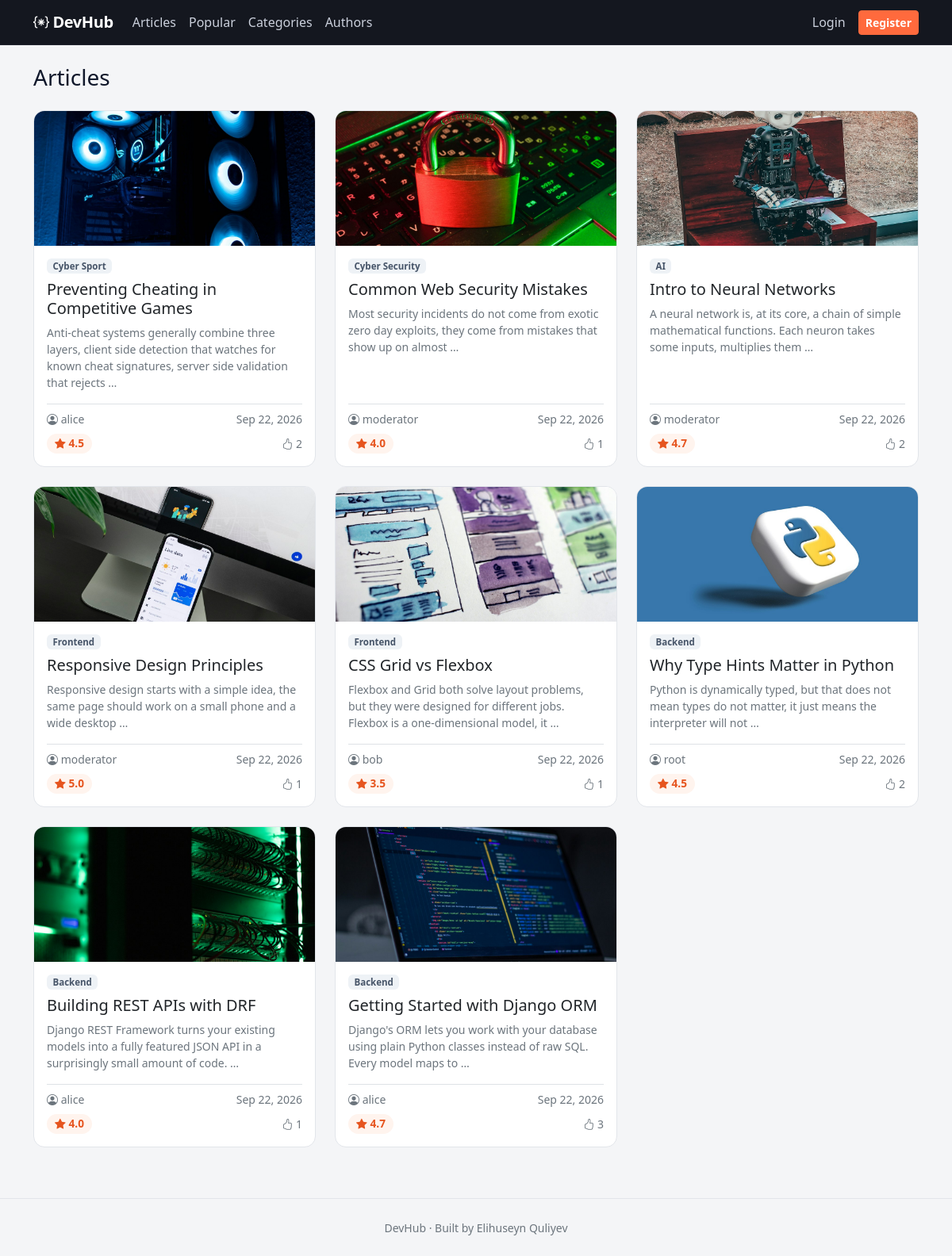
The page / on the database its author committed.
### articles/models.py (models this page shows, shortened)
class Article(models.Model):
    CATEGORY_CHOICES = [
        ('backend', 'Backend'),
        ('frontend', 'Frontend'),
        ('ai', 'AI'),
        ('cyber_security', 'Cyber Security'),
        ('cyber_sport', 'Cyber Sport'),
        ('game_development', 'Game Development'),
    ]
    STATUS_CHOICES = [
        ('pending', 'Pending review'),
        ('published', 'Published'),
    ]
    title = models.CharField(max_length=200)
    image = models.ImageField(upload_to='articles/')
    content = models.TextField()
    category = models.CharField(max_length=30, choices=CATEGORY_CHOICES)
    status = models.CharField(max_length=20, choices=STATUS_CHOICES, default='pending')
    author = models.ForeignKey(
        settings.AUTH_USER_MODEL,
        on_delete=models.CASCADE,
        related_name='articles',
    )
    created_at = models.DateTimeField(auto_now_add=True)
    updated_at = models.DateTimeField(auto_now=True)
    class Meta:
        ordering = ('-created_at',)
    def average_rating(self):
        result = self.ratings.aggregate(avg=Avg('value'))['avg']
        return round(result, 1) if result else 0
    def likes_count(self):
        return self.reactions.filter(value=Reaction.LIKE).count()

### articles/views.py (the view)
# urls.py: path('', views.article_list, name='article_list'),
def article_list(request):
    articles = Article.objects.filter(status='published')
    page_obj = _paginate(request, articles)
    return render(request, 'articles/article_list.html', {
        'page_obj': page_obj,
        'title': 'Articles',
    })

### articles/views.py (called while the page is built)
def _paginate(request, queryset, per_page=9):
    paginator = Paginator(queryset, per_page)
    page_number = request.GET.get('page')
    return paginator.get_page(page_number)

### templates/articles/article_list.html (shortened to what this page needs)
{% extends 'base.html' %}
{% block content %}
    <div class="d-flex justify-content-between align-items-center mb-4">
        <h1 class="h3 mb-0">{{ title }}</h1>
    </div>
    {% if page_obj %}
        <div class="row row-cols-1 row-cols-md-2 row-cols-xl-3 g-4">
            {% for article in page_obj %}
                <div class="col">
                    <a href="{% url 'articles:article_detail' article.id %}" class="article-card-link">
                        <div class="card article-card h-100">
                            <img src="{{ article.image.url }}" class="card-img-top article-thumb" alt="{{ article.title }}">
                            <div class="card-body d-flex flex-column">
                                <span class="badge category-badge align-self-start mb-2">
                                    {{ article.get_category_display }}
                                </span>
                                <h2 class="h5 card-title">{{ article.title }}</h2>
                                <p class="text-secondary small mb-3">
                                    {{ article.content|truncatewords:20 }}
                                </p>
                                <div class="d-flex justify-content-between align-items-center mt-auto pt-2 border-top">
                                    <span class="text-secondary small">
                                        <i class="bi bi-person-circle"></i> {{ article.author.username }}
                                    </span>
                                    <span class="text-secondary small">
                                        {{ article.created_at|date:'M j, Y' }}
                                    </span>
                                </div>
                                <div class="d-flex justify-content-between align-items-center mt-2">
                                    <span class="rating-pill">
                                        <i class="bi bi-star-fill"></i> {{ article.average_rating }}
                                    </span>
                                    <span class="text-secondary small">
                                        <i class="bi bi-hand-thumbs-up"></i> {{ article.likes_count }}
                                    </span>
                                </div>
                            </div>
                        </div>
                    </a>
                </div>
            {% endfor %}
        </div>
    {% else %}
        <div class="empty-state text-center py-5">
            <i class="bi bi-file-earmark-text"></i>
            <h2 class="h5 mt-3">No articles here yet</h2>
            <p class="text-secondary">Check back later or write the first one</p>
        </div>
    {% endif %}
{% endblock %}

### templates/base.html (shortened to what this page needs)
{% load static %}
<!DOCTYPE html>
<html lang="en">
<head>
    <link href="https://cdn.jsdelivr.net/npm/bootstrap@5.3.3/dist/css/bootstrap.min.css" rel="stylesheet">
    <link href="https://cdn.jsdelivr.net/npm/bootstrap-icons@1.11.3/font/bootstrap-icons.min.css" rel="stylesheet">
    <link href="{% static 'articles/css/style.css' %}" rel="stylesheet">
</head>
<body>
{% include 'navbar.html' %}
<main class="container py-4">
    {% block content %}
    {% endblock %}
</main>
<footer class="app-footer text-center py-4">
    <span class="text-secondary small">DevHub &middot; Built by Elihuseyn Quliyev</span>
</footer>
</body>
</html>

### templates/navbar.html (shortened to what this page needs)
<nav class="navbar navbar-expand-lg navbar-dark app-navbar sticky-top">
    <div class="container">
        <a class="navbar-brand" href="{% url 'articles:article_list' %}">
            <i class="bi bi-braces-asterisk"></i> DevHub
        </a>
        <div class="collapse navbar-collapse" id="navbarNav">
            <ul class="navbar-nav me-auto">
                <li class="nav-item">
                    <a class="nav-link" href="{% url 'articles:article_list' %}">Articles</a>
                </li>
                <li class="nav-item">
                    <a class="nav-link" href="{% url 'articles:popular_list' %}">Popular</a>
                </li>
                <li class="nav-item">
                    <a class="nav-link" href="{% url 'articles:category_list' %}">Categories</a>
                </li>
                <li class="nav-item">
                    <a class="nav-link" href="{% url 'articles:author_list' %}">Authors</a>
                </li>
            </ul>
            <ul class="navbar-nav align-items-lg-center gap-lg-2">
                {% if user.is_authenticated %}
                    <li class="nav-item">
                        <a class="btn btn-brand btn-sm" href="{% url 'articles:article_create' %}">
                            <i class="bi bi-pencil-square"></i> Write
                        </a>
                    </li>
                    <li class="nav-item">
                        <a class="nav-link" href="{% url 'articles:author_detail' user.username %}">
                            {{ user.username }}
                            {% if user.is_superuser %}
                                <span class="badge role-badge role-super">Super admin</span>
                            {% elif user.is_staff %}
                                <span class="badge role-badge role-admin">Admin</span>
                            {% endif %}
                        </a>
                    </li>
                    <li class="nav-item">
                        <form method="post" action="{% url 'accounts:logout' %}" class="d-inline">
                            {% csrf_token %}
                            <button type="submit" class="btn btn-outline-light btn-sm">Logout</button>
                        </form>
                    </li>
                {% else %}
                    <li class="nav-item">
                        <a class="nav-link" href="{% url 'accounts:login' %}">Login</a>
                    </li>
                    <li class="nav-item">
                        <a class="btn btn-brand btn-sm" href="{% url 'accounts:register' %}">Register</a>
                    </li>
                {% endif %}
            </ul>
        </div>
    </div>
</nav>

### static/articles/css/style.css (style rules this page uses)
:root { --brand: #ff6a3d; --brand-dark: #e6551f; --ink: #0f172a; --ink-soft: #475569; --bg: #f4f5f7; --surface: #ffffff; --border: #e2e5ea; }
body { background: var(--bg); color: var(--ink); font-family: "Segoe UI", ui-sans-serif, system-ui, -apple-system, sans-serif; }
a { color: var(--brand-dark); }
.app-navbar { background: #14171f; border-bottom: 1px solid #23262f; }
.app-navbar .navbar-brand { font-weight: 700; letter-spacing: -0.02em; color: #ffffff; }
.app-navbar .nav-link { color: #cbd0dc; }
.btn-brand { background: var(--brand); border-color: var(--brand); color: #ffffff; font-weight: 600; }
.article-card-link, .category-card-link { text-decoration: none; color: inherit; }
.article-card, .category-card { border: 1px solid var(--border); border-radius: 14px; overflow: hidden; transition: transform 0.2s ease, box-shadow 0.2s ease; }
.article-thumb { height: 170px; object-fit: cover; }
.category-badge { background: #eef2f6; color: var(--ink-soft); font-weight: 600; font-size: 0.72rem; }
.rating-pill { display: inline-flex; align-items: center; gap: 4px; padding: 2px 10px; background: #fff4ee; color: var(--brand-dark); border-radius: 999px; font-weight: 700; font-size: 0.85rem; }
.app-footer { border-top: 1px solid var(--border); margin-top: 40px; }

### rows shown on the page
Article: image (picture), category "Cyber Sport", title "Preventing Cheating in Competitive Games", content "Anti-cheat systems generally combine three layers, client side detection that watches for known cheat signatures, server side validation that rejects …", author.username "alice", created_at "Sep 22, 2026", average_rating "4.5", likes_count "2"
Article: image (picture), category "Cyber Security", title "Common Web Security Mistakes", content "Most security incidents do not come from exotic zero day exploits, they come from mistakes that show up on almost …", author.username "moderator", created_at "Sep 22, 2026", average_rating "4.0", likes_count "1"
Article: image (picture), category "AI", title "Intro to Neural Networks", content "A neural network is, at its core, a chain of simple mathematical functions. Each neuron takes some inputs, multiplies them …", author.username "moderator", created_at "Sep 22, 2026", average_rating "4.7", likes_count "2"
Article: image (picture), category "Frontend", title "Responsive Design Principles", content "Responsive design starts with a simple idea, the same page should work on a small phone and a wide desktop …", author.username "moderator", created_at "Sep 22, 2026", average_rating "5.0", likes_count "1"
Article: image (picture), category "Frontend", title "CSS Grid vs Flexbox", content "Flexbox and Grid both solve layout problems, but they were designed for different jobs. Flexbox is a one-dimensional model, it …", author.username "bob", created_at "Sep 22, 2026", average_rating "3.5", likes_count "1"
Article: image (picture), category "Backend", title "Why Type Hints Matter in Python", content "Python is dynamically typed, but that does not mean types do not matter, it just means the interpreter will not …", author.username "root", created_at "Sep 22, 2026", average_rating "4.5", likes_count "2"
Article: image (picture), category "Backend", title "Building REST APIs with DRF", content "Django REST Framework turns your existing models into a fully featured JSON API in a surprisingly small amount of code. …", author.username "alice", created_at "Sep 22, 2026", average_rating "4.0", likes_count "1"
Article: image (picture), category "Backend", title "Getting Started with Django ORM", content "Django's ORM lets you work with your database using plain Python classes instead of raw SQL. Every model maps to …", author.username "alice", created_at "Sep 22, 2026", average_rating "4.7", likes_count "3"

### other values the page prints
{{ title }} "Articles"
